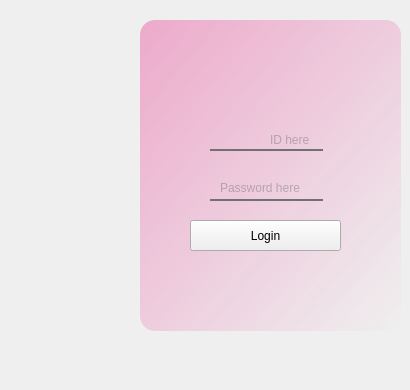
    <widget class="QWidget" name="loginWindow">
     <widget class="QFrame" name="login_frame">
      <property name="geometry">
       <rect>
        <x>140</x>
        <y>20</y>
        <width>261</width>
        <height>311</height>
       </rect>
      </property>
      <property name="styleSheet">
       <string notr="true">QFrame
{
border-radius: 15px;
	background-color: qlineargradient(spread:reflect, x1:0, y1:0, x2:1, y2:1, stop:0 rgba(233, 63, 147, 100), stop:1 rgba(0, 0, 0, 0));

}</string>
      </property>
      <property name="frameShape">
       <enum>QFrame::StyledPanel</enum>
      </property>
      <property name="frameShadow">
       <enum>QFrame::Raised</enum>
      </property>
      <widget class="QLabel" name="login_icon">
       <property name="geometry">
        <rect>
         <x>90</x>
         <y>20</y>
         <width>81</width>
         <height>71</height>
        </rect>
       </property>
       <property name="styleSheet">
        <string notr="true">image: url(:/new/prefix1/image/126205197_181879636821640_5647087082797402769_n.png);
background-color: rgba(255,255,255,0);
background-color: rgba(234, 114, 255, 0);

</string>
       </property>
       <property name="text">
        <string/>
       </property>
      </widget>
      <widget class="QLineEdit" name="id">
       <property name="geometry">
        <rect>
         <x>70</x>
         <y>110</y>
         <width>113</width>
         <height>21</height>
        </rect>
       </property>
       <property name="styleSheet">
        <string notr="true">color: rgb(0, 0, 0);
font: 75 10pt &quot;Century Gothic&quot;;
background:transparent;
border:none;

border-bottom:2px solid#717072;
</string>
       </property>
       <property name="text">
        <string/>
       </property>
      </widget>
      <widget class="QLineEdit" name="password">
       <property name="geometry">
        <rect>
         <x>70</x>
         <y>160</y>
         <width>113</width>
         <height>21</height>
        </rect>
       </property>
       <property name="styleSheet">
        <string notr="true">color: rgb(0, 0, 0);
font: 75 10pt &quot;Century Gothic&quot;;
background:transparent;
border:none;

border-bottom:2px solid#717072;
</string>
       </property>
       <property name="text">
        <string/>
       </property>
      </widget>
      <widget class="QLabel" name="ID_here">
       <property name="geometry">
        <rect>
         <x>130</x>
         <y>110</y>
         <width>61</width>
         <height>20</height>
        </rect>
       </property>
       <property name="styleSheet">
        <string notr="true">background-color: rgba(255, 255, 255, 0);
color: rgba(97, 97, 97, 100);
font: italic 11pt &quot;Century Gothic&quot;;</string>
       </property>
       <property name="text">
        <string>ID here</string>
       </property>
      </widget>
      <widget class="QLabel" name="Password_here">
       <property name="geometry">
        <rect>
         <x>80</x>
         <y>160</y>
         <width>111</width>
         <height>16</height>
        </rect>
       </property>
       <property name="styleSheet">
        <string notr="true">background-color: rgba(255, 255, 255, 0);
color: rgb(97,97,97,100);
font: italic 11pt &quot;Century Gothic&quot;;</string>
       </property>
       <property name="text">
        <string>Password here</string>
       </property>
      </widget>
      <zorder>Password_here</zorder>
      <zorder>ID_here</zorder>
      <zorder>login_icon</zorder>
      <zorder>id</zorder>
      <zorder>password</zorder>
     </widget>
     <widget class="QLabel" name="logo_the_big_day">
      <property name="geometry">
       <rect>
        <x>70</x>
        <y>230</y>
        <width>181</width>
        <height>151</height>
       </rect>
      </property>
      <property name="styleSheet">
       <string notr="true">image: url(:/new/prefix1/image/thebigdaylogo.png);</string>
      </property>
      <property name="text">
       <string/>
      </property>
     </widget>
     <widget class="QPushButton" name="login_button">
      <property name="geometry">
       <rect>
        <x>190</x>
        <y>220</y>
        <width>151</width>
        <height>31</height>
       </rect>
      </property>
      <property name="styleSheet">
       <string notr="true">font: italic 12pt &quot;Century Gothic&quot;;
color: qconicalgradient(cx:0.5, cy:0.5, angle:0, stop:0 rgba(35, 40, 3, 255), stop:0.16 rgba(136, 106, 22, 255), stop:0.225 rgba(166, 140, 41, 255), stop:0.285 rgba(204, 181, 74, 255), stop:0.345 rgba(235, 219, 102, 255), stop:0.415 rgba(245, 236, 112, 255), stop:0.52 rgba(209, 190, 76, 255), stop:0.57 rgba(187, 156, 51, 255), stop:0.635 rgba(168, 142, 42, 255), stop:0.695 rgba(202, 174, 68, 255), stop:0.75 rgba(218, 202, 86, 255), stop:0.815 rgba(208, 187, 73, 255), stop:0.88 rgba(187, 156, 51, 255), stop:0.935 rgba(137, 108, 26, 255), stop:1 rgba(35, 40, 3, 255));
border-bottom:2px solid#717072;
border-color: qconicalgradient(cx:0.5, cy:0.5, angle:0, stop:0 rgba(35, 40, 3, 255), stop:0.16 rgba(136, 106, 22, 255), stop:0.225 rgba(166, 140, 41, 255), stop:0.285 rgba(204, 181, 74, 255), stop:0.345 rgba(235, 219, 102, 255), stop:0.415 rgba(245, 236, 112, 255), stop:0.52 rgba(209, 190, 76, 255), stop:0.57 rgba(187, 156, 51, 255), stop:0.635 rgba(168, 142, 42, 255), stop:0.695 rgba(202, 174, 68, 255), stop:0.75 rgba(218, 202, 86, 255), stop:0.815 rgba(208, 187, 73, 255), stop:0.88 rgba(187, 156, 51, 255), stop:0.935 rgba(137, 108, 26, 255), stop:1 rgba(35, 40, 3, 255));
background-color: rgb(255, 212, 250);

border-radius:15px;}
QPushButton:hover{
	
	background-color: rgb(234, 78, 117);
</string>
      </property>
      <property name="text">
       <string>Login</string>
      </property>
     </widget>
    </widget>
